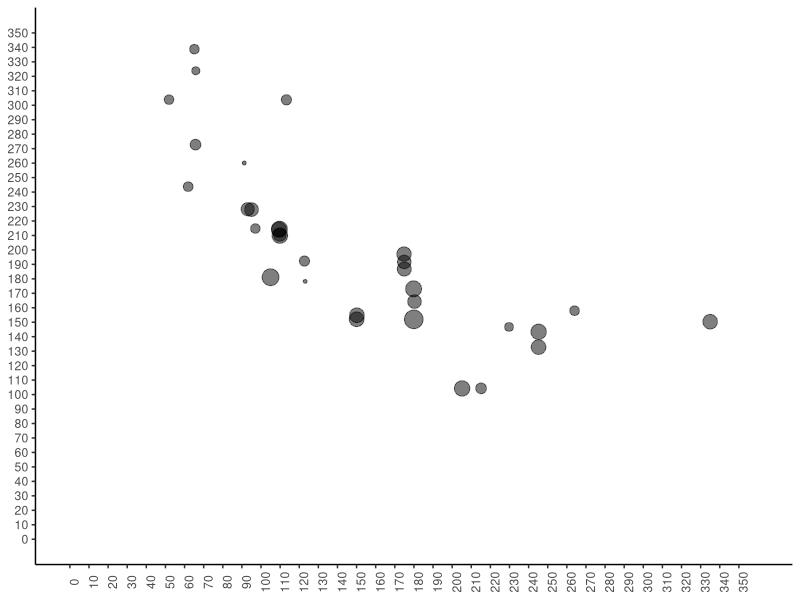
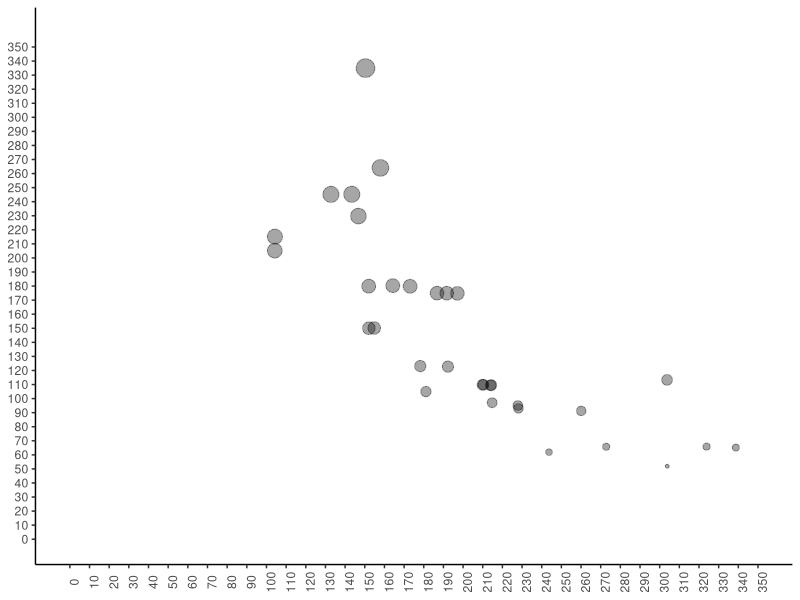
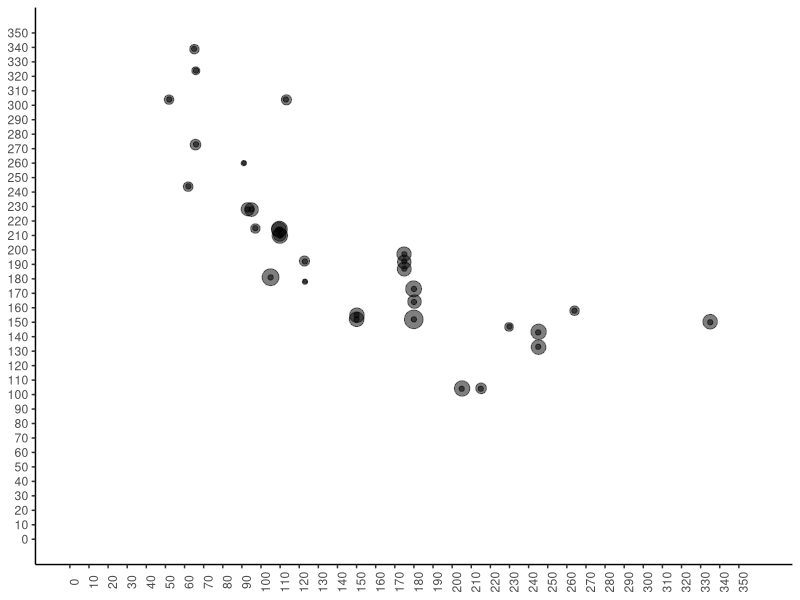
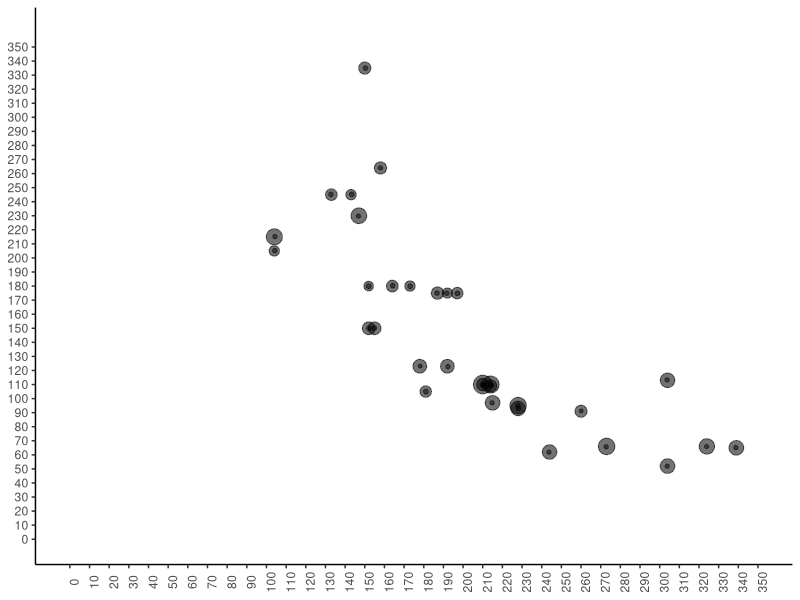

R code for these plots, in order:
## ---- chunk 1
knitr::opts_chunk$set(echo = TRUE)
## ---- chunk 2
library(magrittr)
library(ggplot2)

dat = mtcars
dat$mpg2 = dat$mpg * 10
dat2 = data.frame(x = mean(dat$mpg2), y = mean(dat$hp))

p <- ggplot(data = dat, 
       mapping = aes(x = hp, y = mpg2)) +
  geom_point(aes(size = rev(drat)),
             alpha = .5,
             position = position_jitter(seed = 100)) +
  scale_y_continuous(limits = c(0, 350), 
                     breaks = seq(0, 350, 10)) +
  scale_x_continuous(limits = c(0, 360), 
                     breaks = seq(0, 350, 10)) +
  labs(x = NULL, y = NULL) +
  theme_classic() +
  theme(axis.text.x = element_text(angle = 90), legend.position = "none") #+ geom_point(data = dat2, aes(x = x, y = y), col = "red")


p
#p + coord_flip() + theme(axis.text.x = element_text(angle = 90))

# no coord flip


p2 <- ggplot(data = dat, 
       mapping = aes(x = hp, y = mpg2)) +
  geom_point(aes(size = hp), alpha = .35, 
             position = position_jitter(seed = 100)) +
  scale_y_continuous(limits = c(0, 350), 
                     breaks = seq(0, 350, 10)) +
  scale_x_continuous(limits = c(0, 360), 
                     breaks = seq(0, 350, 10)) +
  labs(x = NULL, y = NULL) +
  coord_flip() +
  theme_classic() +
  #geom_point(data = dat2, aes(x = x, y = y), col = "red") +   
  theme(axis.text.x = element_text(angle = 90), legend.position = "none")

p2

p + geom_point(aes(, alpha = .5)) + 
  theme(axis.text.x = element_text(angle = 90),
        legend.position = "none") +
  guides(legend = NULL)

p + coord_flip() + geom_point(aes(size = rev(hp), alpha = .5)) + 
  theme(axis.text.x = element_text(angle = 90),
        legend.position = "none") +
  guides(legend = NULL)


suppressWarnings(lapply(c( "api", "data", "r", "r/src", "reports", "figs", "refs", "notes"), FUN = function(x) dir.create(here::here(x))))


